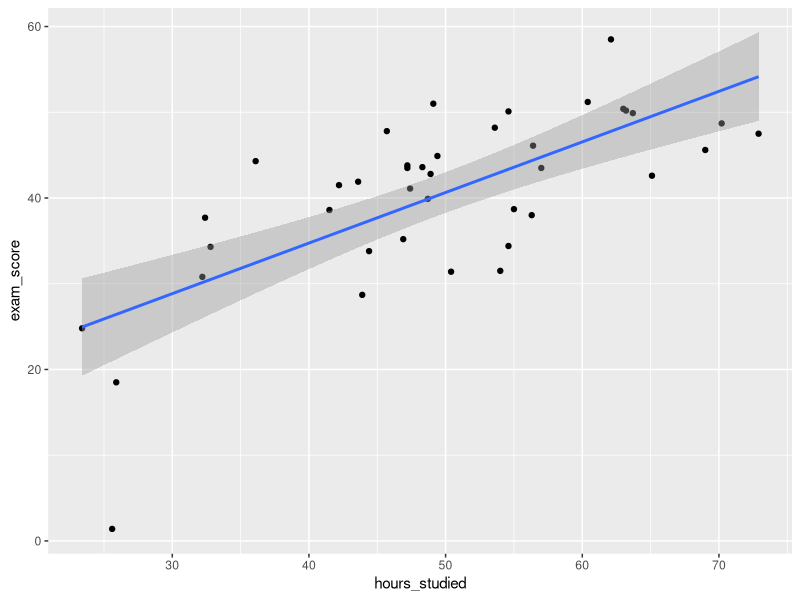

Generate this figure with R:
# Reproducible analysis script generated by Telos
# Run from the folder holding cleaned.csv. Uncomment install.packages() the first time.
# install.packages(c("ggplot2"))
library(ggplot2)
d <- read.csv("cleaned.csv", stringsAsFactors = FALSE)

# === 01 · Pearson correlation ===
ct <- cor.test(d[["hours_studied"]], d[["exam_score"]], method = "pearson", conf.level = 0.95, alternative = "two.sided")
print(ct)
print(ggplot(d, aes(hours_studied, exam_score)) + geom_point() + geom_smooth(method = "lm"))
